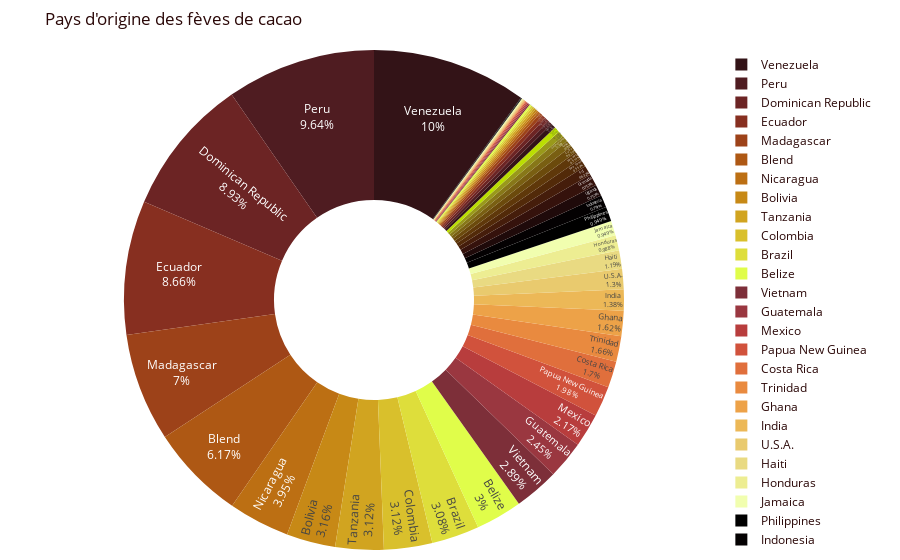

The notebook cell saved with this chart:
### Markdown cell above
Les fèves de cacao des chocolats évalués proviennent principalement de pays d'Amérique du Sud. On note qu'un certain nombre des chocolats évalués proviennent de plusieurs pays différents (catégorie "Blend").\
Nous avons choisi de ne pas afficher dans ce graphique les pays d'où viennent moins de 20 chocolats (catégorie "Autres pays").

### Code cell
fig=px.pie(df, names='country_of_bean_origin', title='Pays d\'origine des fèves de cacao', hole=0.4,color_discrete_sequence=px.colors.sequential.solar)
fig.update_traces(textposition='inside', textinfo='percent+label')
fig.update_layout(margin=dict(l=40, r=20, t=50, b=10))
fig.update_layout(plot_bgcolor=palette[1], font_color=palette[2]) #couleurs

fig.show()

### Figure 1 — Plotly figure (JSON) as saved in the notebook; plotly's stock layout.template omitted (floating-point values rounded to 4 significant figures; data arrays with more than 128 entries replaced by an {"elided": "..."} marker saying what was removed)
{"data": [{"domain": {"x": [0, 1], "y": [0, 1]}, "hole": 0.4, "hovertemplate": "country_of_bean_origin=%{label}<extra></extra>", "labels": {"elided": "2530 str values"}, "legendgroup": "", "name": "", "showlegend": true, "textinfo": "percent+label", "textposition": "inside", "type": "pie"}], "layout": {"font": {"color": "#2b0808"}, "legend": {"tracegroupgap": 0}, "margin": {"b": 10, "l": 40, "r": 20, "t": 50}, "piecolorway": ["rgb(51, 19, 23)", "rgb(79, 28, 33)", "rgb(108, 36, 36)", "rgb(135, 47, 32)", "rgb(157, 66, 25)", "rgb(174, 88, 20)", "rgb(188, 111, 19)", "rgb(199, 137, 22)", "rgb(209, 164, 32)", "rgb(217, 192, 44)", "rgb(222, 222, 59)", "rgb(224, 253, 74)"], "plot_bgcolor": "#f6eddb", "title": {"text": "Pays d'origine des fèves de cacao"}}}
